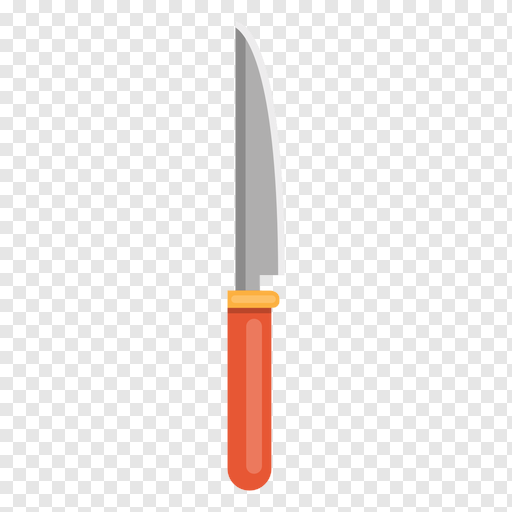
#> input picture poisoned faca.png, 512 x 512 px; its folder holds only this picture in this run
$ python script.py
#> lines starting #> are read from the running program, lines starting #| are printed output that depends on the picture; after the words box and inside, x2 and y2 are one past the last pixel; in counts of white or black regions, pixels touching at a corner belong together
#> the answer given: poisoned faca.png
#> the answer given: out.png
#!/usr/bin/env python3

from io import BytesIO
from PIL import Image
import base64
import requests


def get_image(url: str) -> Image:
    '''
    Fetches a png image from the given URL and returns it as an Image object.
    '''
#> called with url = 'poisoned faca.png'
    return Image.open(requests.get(url, stream=True).raw)
#> returned value is the input picture: PIL image 512x512 RGBA; mean R, G, B, A 239.6, 235.3, 233.9, 254.8


def scat_image(output: str,
               real_png_url: str,
               position: tuple) -> None:
    '''
    Creates a white image with a chessboard pattern, resizes it, pastes a real PNG image on it at the given position, and saves the result.
    '''

    real_png = get_image(real_png_url)
    w, h = real_png.size
#> w = 512; h = 512

    white_img = Image.new("RGB", (w,h), "white")
#> white_img: PIL image 512x512 RGB; every value is 255
    pixels = white_img.load()

    for i in range(w):
        for j in range(h):
            if (i + j) % 2:
                pixels[i, j] = (230, 230, 230)

    white_img = white_img.resize((13*w, 13*h), Image.NEAREST)
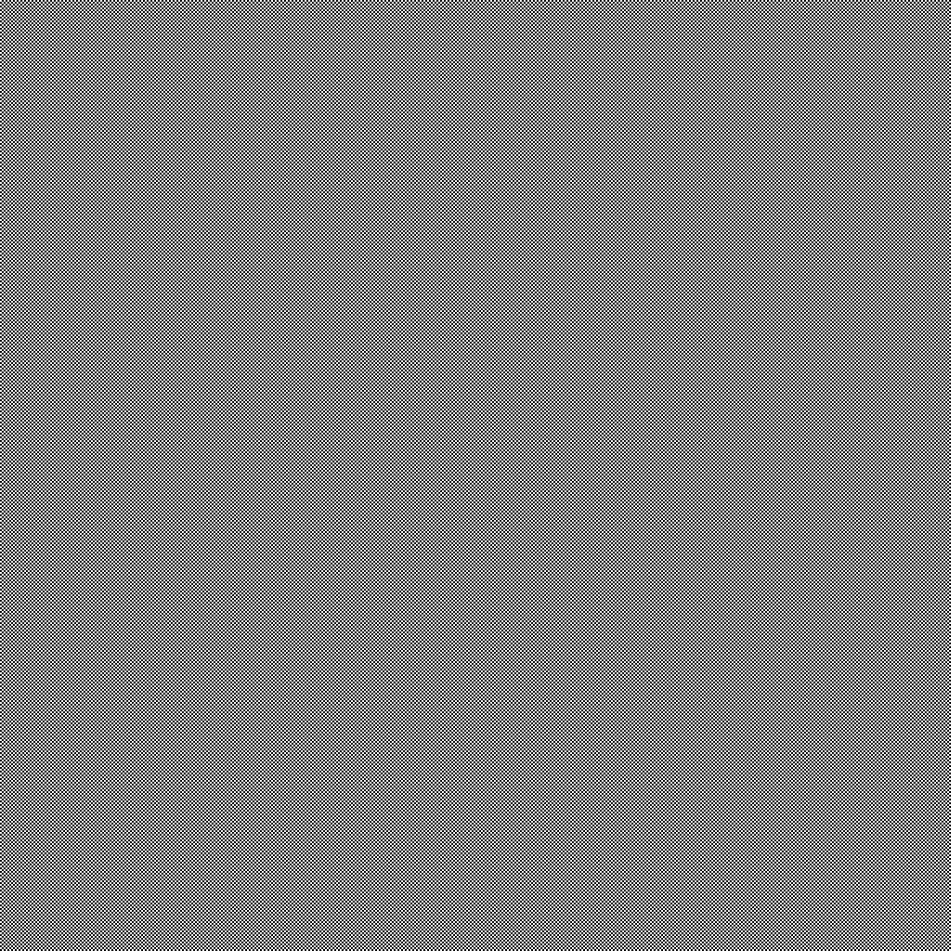
#> white_img: PIL image 6656x6656 RGB (shown at 1/7 size); values 230 (black) and 255 (white), 50% white; 1 white region, box (x1, y1, x2, y2) and area: (0, 0, 6656, 6656) 22151168

    transparent = Image.new('RGBA', (w, h), (0,0,0,0))
#> transparent: PIL image 512x512 RGBA; every value is 0
    transparent.paste(white_img, (0,0))
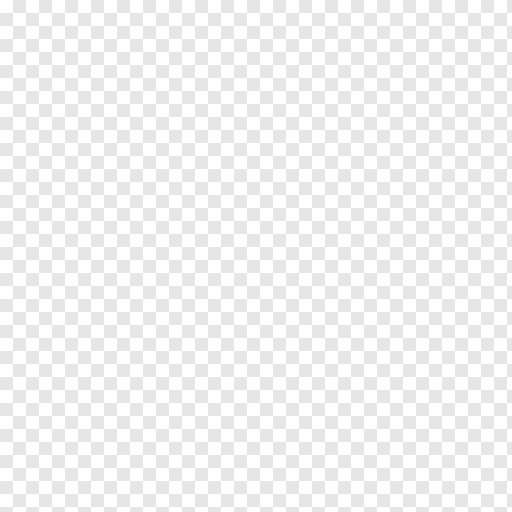
#> transparent: PIL image 512x512 RGBA; mean R, G, B, A 242.5, 242.5, 242.5, 255
    transparent.paste(real_png, position, mask=real_png)
    transparent.save(output)

if __name__ == '__main__':
    '''
    Takes user input for the real PNG URL and the output file name, and then calls the scat_image function with these inputs and a fixed position.
    '''
    real_png_url = input('Please, the real URL png image: ')
    img_output = input("Please, the output name (name will come with poisoned_YOUR_INPUT): ")
    scat_image(f'poisoned {img_output}.png',
               real_png_url,
               position=(0,0))

$ run again, on poisoned meucamarada.png
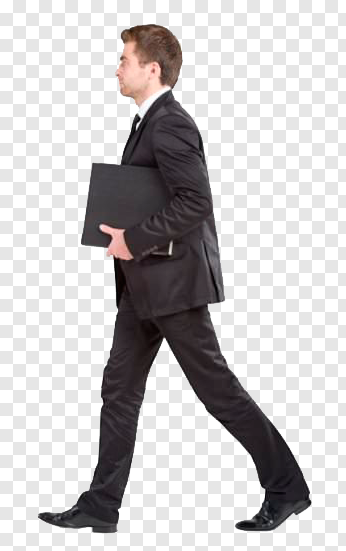
#> input picture poisoned meucamarada.png, 346 x 551 px
#> in get_image, returned value is the input picture: PIL image 346x551 RGBA; mean R, G, B, A 200, 197.6, 198.2, 254.7
#> in scat_image, `transparent.paste(white_img, (0,0))`:
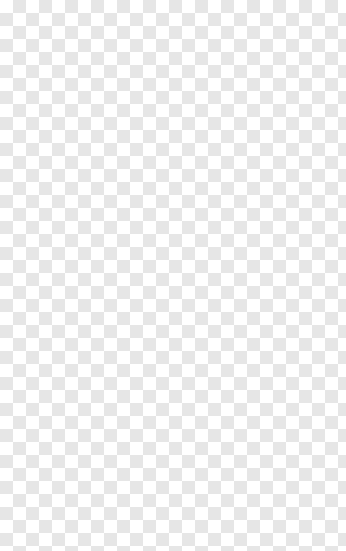
#> transparent: PIL image 346x551 RGBA; mean R, G, B, A 242.5, 242.5, 242.5, 255
